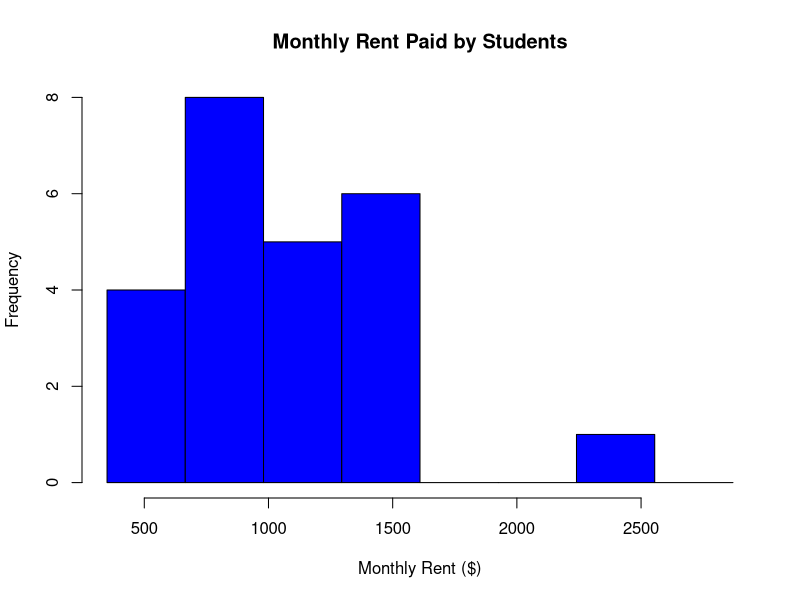

This figure's R source:
rent<-c(1500, 1350, 350, 1200, 850, 900, 1500, 1150, 1500, 900, 1400, 1100, 1250, 600, 610, 960, 890, 1325, 900, 800, 2550, 495, 1200, 690)
summary(rent)
breaks=seq(350, 3000, by = 315)
breaks
rent.cut=cut(rent, breaks, right=FALSE)
rent.freq=table(rent.cut)
hist(rent, col="blue", breaks, right=FALSE, main="Monthly Rent Paid by Students", ylim=c(0,8), xlab="Monthly Rent ($)")
